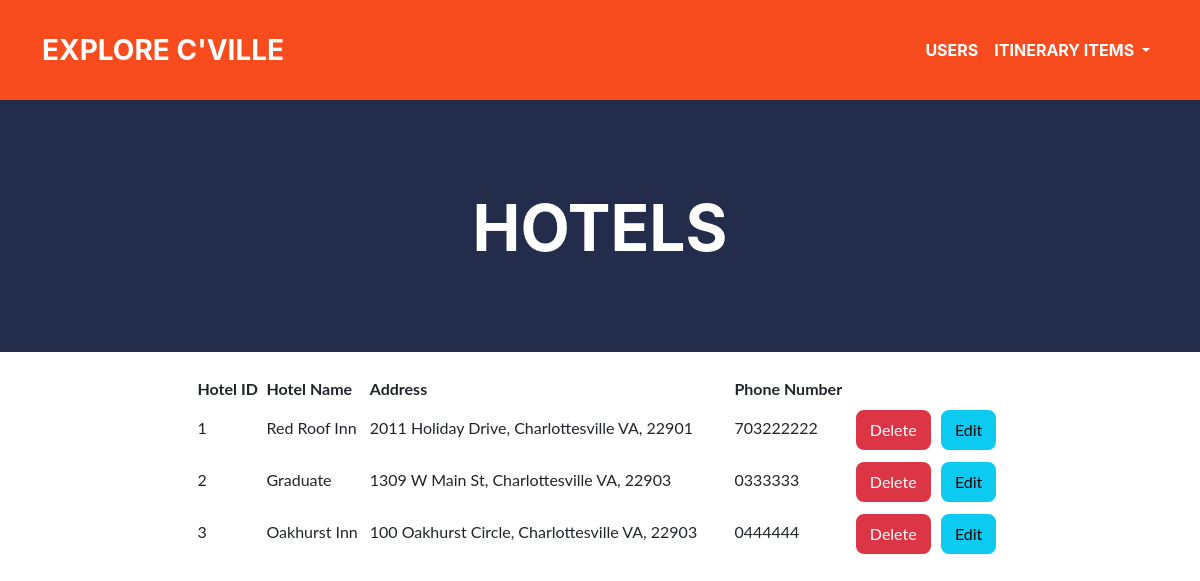
The app's page /hotel.php with its own data.
### tables this page shows
CREATE TABLE `HOTEL` (
  `HOTEL_ID` int(11) NOT NULL,
  `HOTEL_NAME` varchar(100) NOT NULL,
  `HOTEL_STREET` varchar(50) NOT NULL,
  `HOTEL_CITY` varchar(20) NOT NULL,
  `HOTEL_STATE` varchar(3) NOT NULL,
  `HOTEL_ZIP` varchar(10) NOT NULL,
  `HOTEL_AREACODE` int(3) NOT NULL,
  `HOTEL_PHONE` int(7) NOT NULL
);

### hotel.php (the view, shortened to what this page needs)
  <?php include './components/navigation.php';?>
  <header class="masthead bg-primary text-white text-center">
      <div class="container d-flex align-items-center flex-column">
          <h1 class="masthead-heading text-uppercase mb-0">Hotels</h1>
      </div>
  </header>
  <div class = "container">
    <center>
      <div class = "col-9">
        <br/>
<?php
require('connect-db.php');
?>
  <?php
  try
  {
    if (isset($_GET['btnaction']))
    {
      switch ($_GET['btnaction'])
        {
          case 'Delete': deleteHotel("HIKE", $_GET['id']); break;
        }
    }
    else {showHotel(); }
  }
  catch (Exception $e)
  {
    $error_message = $e->getMessage();
    echo "<p>Error message: $error_message </p>";
  }
  ?>
</body>
<?php
function showHotel(){
 global $db;
 $query = "SELECT * FROM HOTEL";
 $statement = $db->prepare($query);
 $statement->execute();
 $results = $statement->fetchAll();
 echo "<table style='width:100%''>
       <tr>
         <th>Hotel ID</th>
         <th>Hotel Name</th>
         <th>Address</th>
         <th>Phone Number</th>
       </tr>";
 foreach ($results as $result)
 {
      $btndel = "<form action='" . $_SERVER['PHP_SELF'] . "' method='get' style='line-height:50px'>
        <input type='text' name='id' value='" . $result['HOTEL_ID'] . "' hidden />
        <input type='submit' name='btnaction' value='Delete' class='btn btn-danger' />
      </form>";
  $btnedit = "<form action='edit-hotel.php' method='post' style='line-height:50px'>
        <input type='text' name='id' value='" . $result['HOTEL_ID'] . "' hidden />
        <input type='submit' name='btnaction' value='Edit' class='btn btn-info' /></form>";
   echo "<tr>
   <td>" . $result['HOTEL_ID'] . "</td>
   <td>" . $result['HOTEL_NAME'] . "</td>
   <td>" . $result['HOTEL_STREET'], ", ", $result['HOTEL_CITY'], " ", $result['HOTEL_STATE'], ", ", $result['HOTEL_ZIP'] . "</td>
   <td>" . $result['HOTEL_AREACODE'], $result['HOTEL_PHONE'] . "</td>
   <td>" . $btndel . "</td>
   <td>" . $btnedit . "</td>
   </tr>";
 }
}
?>

### records on screen
hotel: HOTEL_ID "1", HOTEL_NAME "Red Roof Inn", HOTEL_STREET "2011 Holiday Drive", HOTEL_CITY "Charlottesville", HOTEL_STATE "VA", HOTEL_ZIP "22901", HOTEL_AREACODE "703", HOTEL_PHONE "222222"
hotel: HOTEL_ID "2", HOTEL_NAME "Graduate", HOTEL_STREET "1309 W Main St", HOTEL_CITY "Charlottesville", HOTEL_STATE "VA", HOTEL_ZIP "22903", HOTEL_AREACODE "0", HOTEL_PHONE "333333"
hotel: HOTEL_ID "3", HOTEL_NAME "Oakhurst Inn", HOTEL_STREET "100 Oakhurst Circle", HOTEL_CITY "Charlottesville", HOTEL_STATE "VA", HOTEL_ZIP "22903", HOTEL_AREACODE "0", HOTEL_PHONE "444444"
